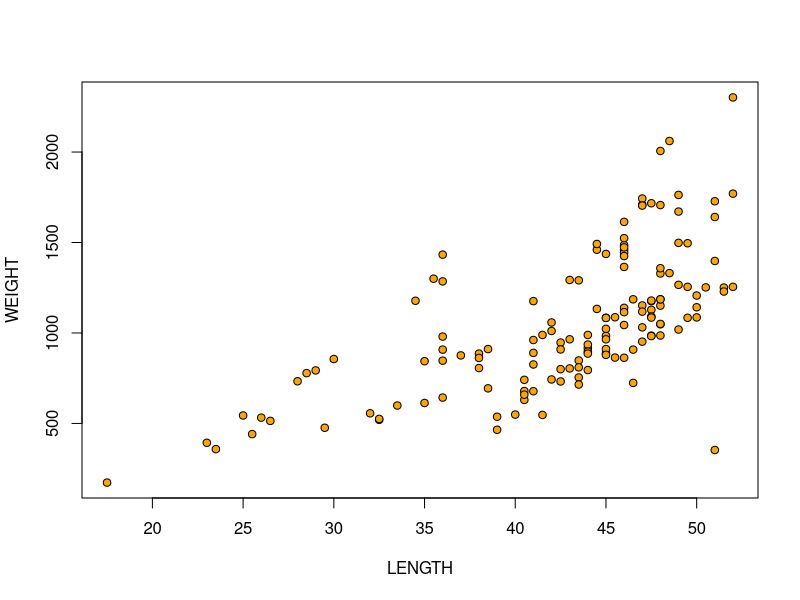
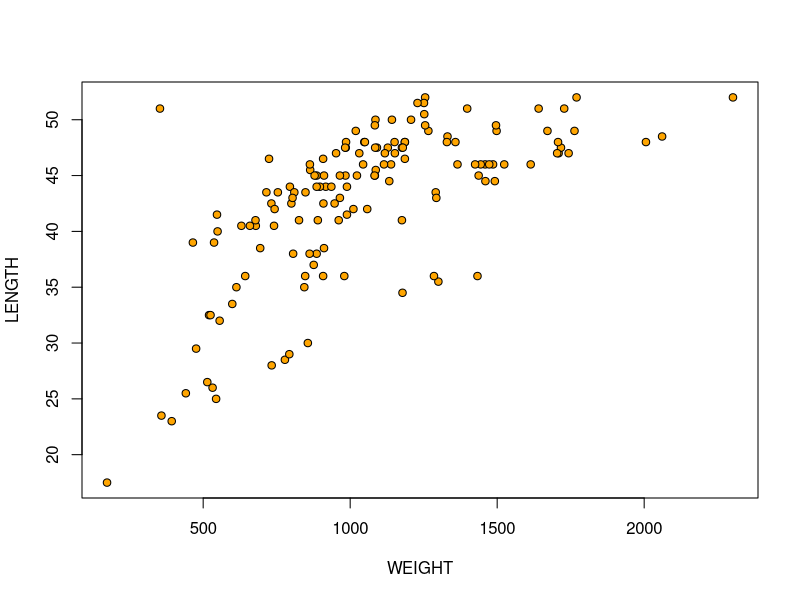
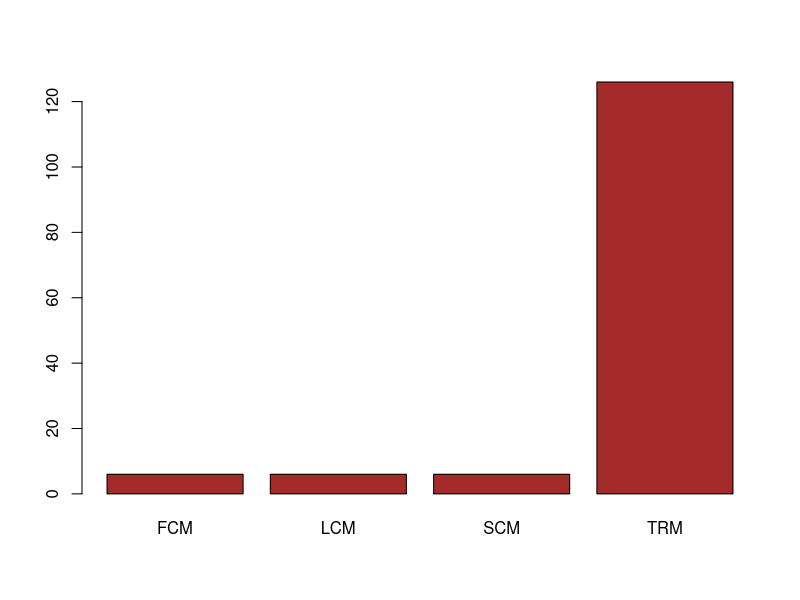
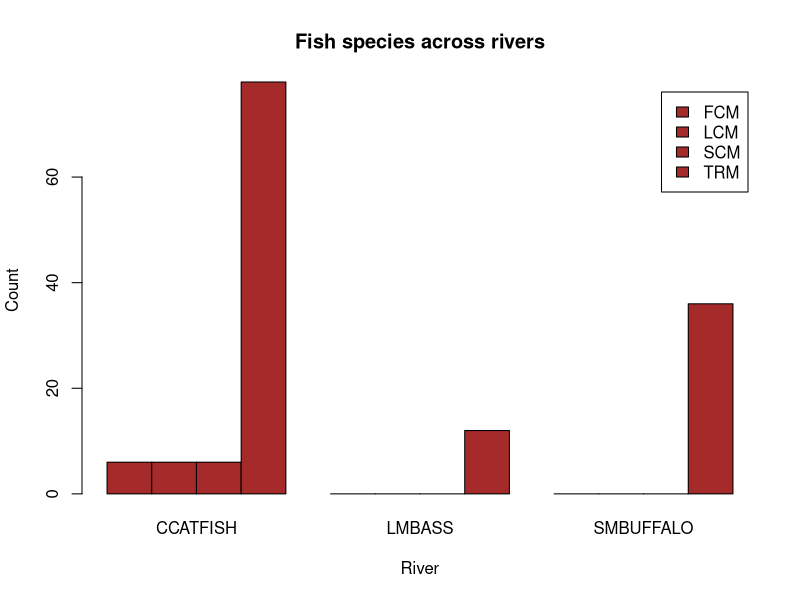

Here is the R script that generated these plots, in order:
## ---- chunk 1
knitr::opts_chunk$set(echo = TRUE)
## ---- chunk 2
# Return the wokring dir 
getwd()
## ---- chunk 3
# Read in csv data into data
data <- read.csv("DDT-1.csv")

# display the first 6 rows of this data
head(data,6)
## ---- chunk 4
# Return the number of 
length(unique(data$SPECIES))
## ---- chunk 5
# Extract data that has species as large maouth bass and weight greater than 800 mg
large_mouth_base_subset <- data[data$SPECIES == "LMBASS" & data$WEIGHT > 800, ]
# Display the data 
large_mouth_base_subset
## ---- chunk 6
# Extract the data that has river of SCM and DDT values greater than 4.0
ddt_and_SMC_river <- data[data$RIVER == "SCM" & data$DDT > 4.0, ]
# Display the data
ddt_and_SMC_river
## ---- chunk 7
# Calculate and display the mean length of the fish in the data set
mean(data$LENGTH)
## ---- chunk 8
# Calculate and display the standard div of the weight of the fish in the data set
sd(data$WEIGHT)
## ---- chunk 9
# plot and display both graphs 
with(data, plot(WEIGHT ~ LENGTH, bg = "Orange", pch = 21, cex = 1))
with(data, plot(LENGTH ~ WEIGHT, bg = "Orange", pch = 21, cex = 1))
## ---- chunk 10
# Create a vector with values 1 - 20 stored in it
v = 1:20
# divide each index by 20
v / 20
# The last value is 1.00 since it would be 20/20
## ---- chunk 11
river_table = with(data,table(data$RIVER))
river_table
## ---- chunk 12
barplot(river_table, col = "brown")
## ---- chunk 13
crossed_table_river_fish = with(data, table(data$RIVER, data$SPECIES))
crossed_table_river_fish
## ---- chunk 14
# create a cross table of river and fish species
crossed_table_river_fish <- table(data$RIVER, data$SPECIES)

# make a barplot
barplot(crossed_table_river_fish,
        beside = TRUE,      # put species side-by-side for each river
        col = "brown",
        legend = TRUE,      # add legend for fish species
        xlab = "River",
        ylab = "Count",
        main = "Fish species across rivers")
## ---- chunk 15

